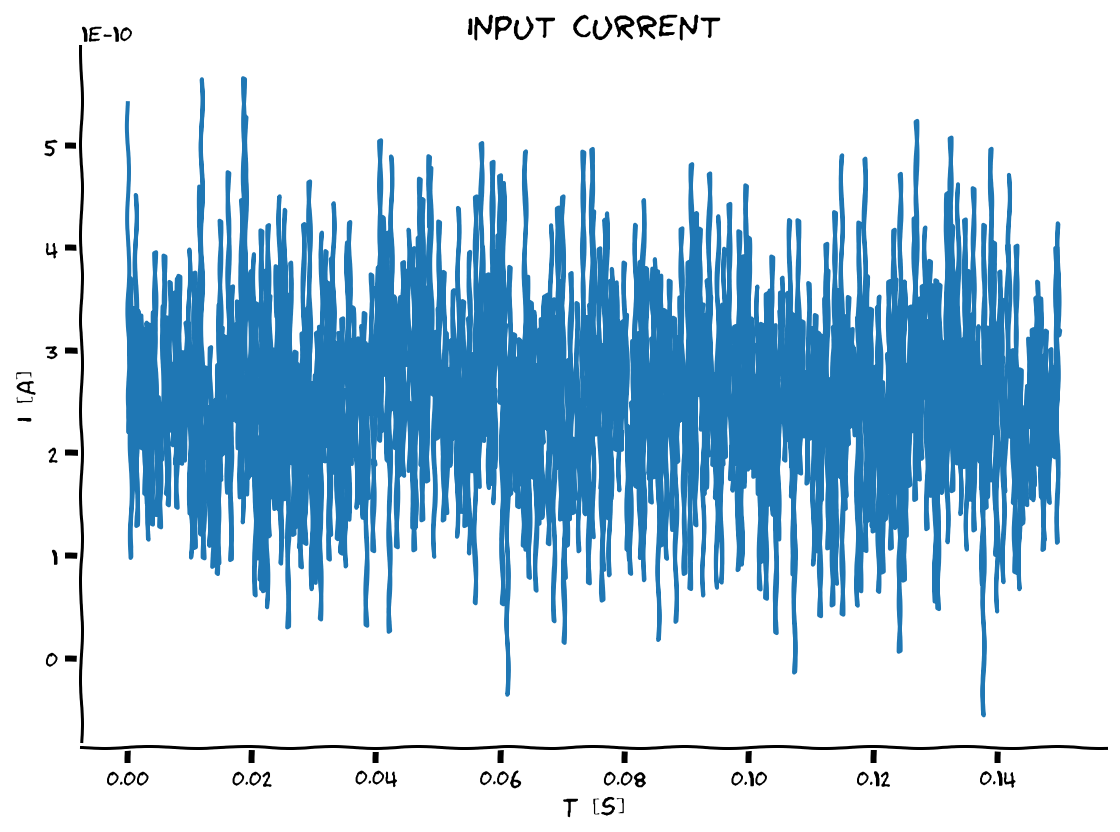

Write Python code to recreate this figure.
#Solution of Ex6
def rand_syn(t,sigma = 0.1, imean = 25e-11):
    """
    Function that produces random input current

    Args:
      t          : vector of discretized time points 
      imean      : current mean amplitude [A]
      sigma      : variance of the random input current

    Returns:
      sin_i       : Sinusoidal input current
    """
    dt = t[1]-t[0]
    rand_i = imean * (1 + 0.1 * (np.sqrt(np.max(t)/dt)) * np.random.normal(0,sigma,len(t)))
    return rand_i

t_max = 150e-3   # second
dt = .1e-3        # second
t_range = np.arange(0,t_max,dt)

plt.plot(t_range,rand_syn(t_range))
plt.title('Input current')
plt.ylabel('I [A]')
plt.xlabel('T [S]')
plt.show()
    
